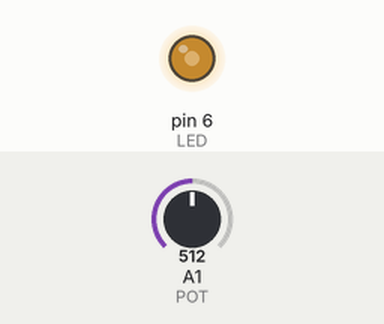
Bench run of a sketch on a simulated Arduino Uno, built with avr-gcc and run on an emulated ATmega328P. Shown: output pins drawn as LEDs (lit = HIGH). The inputs (shaded band) are chosen by the test bench; at power-on: A1 (POT) = 512. What the sketch prints to the serial monitor is not drawn.

Above: at 1.2 s.
1.3 s: A1 (POT) set to 716
At 2.3 s:
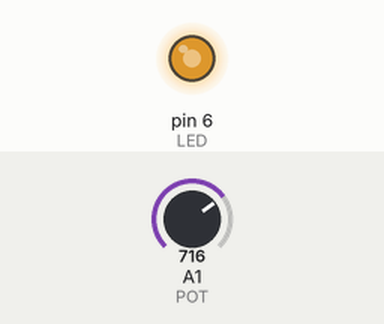
2.8 s: A1 (POT) set to 900
At 3.8 s:
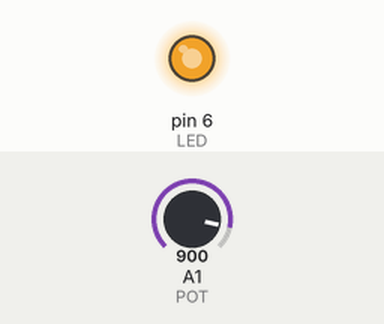
4.3 s: A1 (POT) set to 122
At 5.3 s:
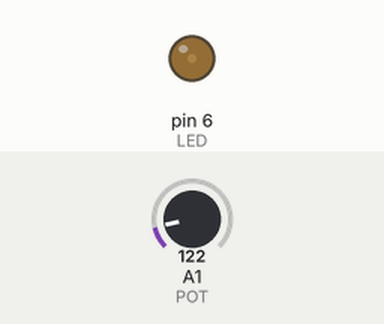
5.8 s: A1 (POT) set to 0
At 6.8 s:
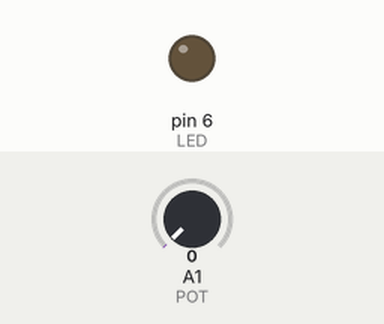
7.3 s: A1 (POT) set to 511
At 8.2 s:
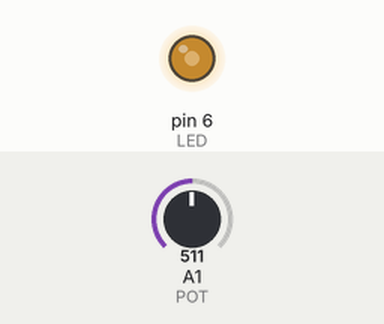
Timing chart, 0 to 9.8 s (numbered marks = the images above; inputs shaded):
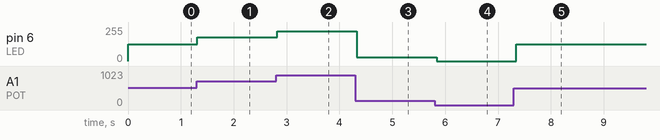

The sketch:

5week.ino
```cpp
#define POT A1
#define LED 6

void setup() {
  pinMode(POT, INPUT);
  pinMode(LED, OUTPUT);
  Serial.begin(9600);
}

void loop() {
  int value = analogRead(POT);
  int b = map(value, 0, 1023, 0, 255);

  analogWrite(LED, b);

  Serial.print("입력: ");
  Serial.print(value);
  Serial.print("/ LED 밝기: ");
  Serial.println(b);

  delay(100);
}
```

Measured:
- after the input at 1.3 s, pin 6 (LED): 127/255 → 178/255 at once
- after the input at 2.8 s, pin 6 (LED): 178/255 → 224/255 at once
- after the input at 4.3 s, pin 6 (LED): 224/255 → 30/255 at once
- after the input at 5.8 s, pin 6 (LED): 30/255 → 0/255 at once
- after the input at 7.3 s, pin 6 (LED): 0/255 → 127/255 after 0.05 s
